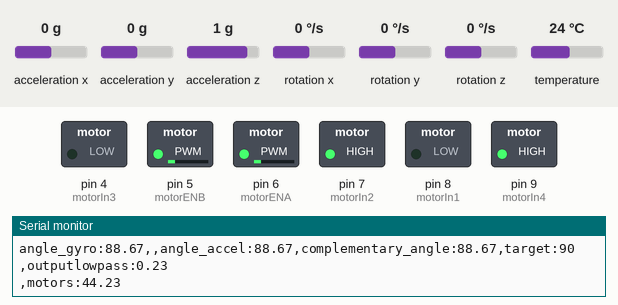
The sketch below on a simulated Arduino Uno, built with avr-gcc and run on an emulated ATmega328P. Shown: switched loads named in the sketch (green lamp = pin HIGH), the last lines printed to the serial monitor. The inputs (shaded band) are chosen by the test bench; at power-on: acceleration y 0 g, acceleration x 0 g, acceleration z 1 g, rotation x 0 °/s, rotation y 0 °/s, rotation z 0 °/s, temperature 24 °C.

Above: at 1.3 s.
1.4 s: acceleration y set to -1.4 g
4.4 s: acceleration y set to 0.8 g
At 6.8 s:
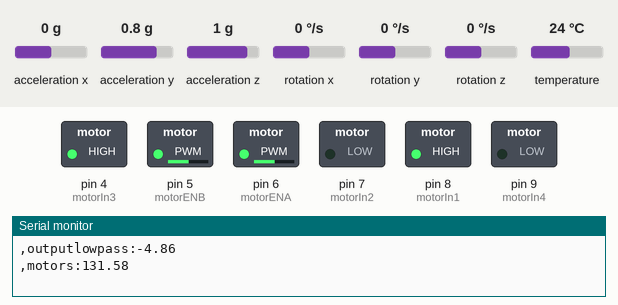
7.4 s: acceleration y set to -0.1 g
At 10.3 s:
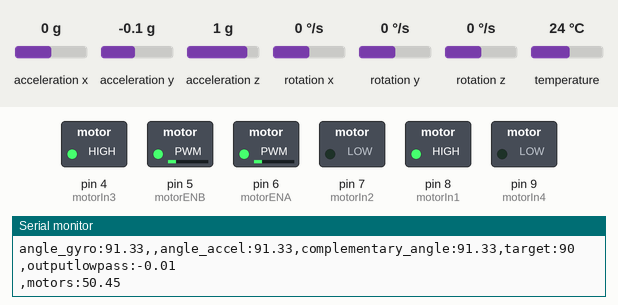
10.4 s: acceleration y set to 0 g
At 11.2 s:
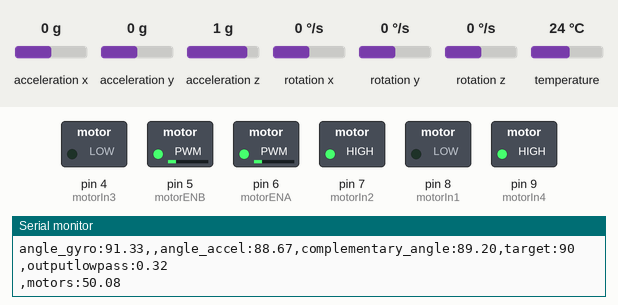
Timing chart, 0 to 12.9 s (numbered marks = the images above; inputs shaded):
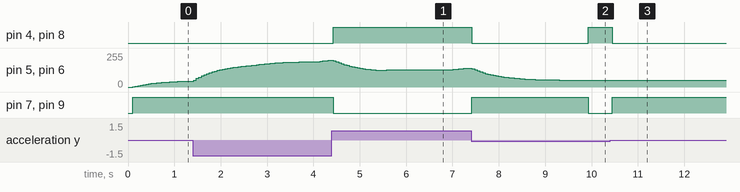

The sketch:

test.ino
```cpp
#include <Adafruit_Sensor.h>
#include <Adafruit_MPU6050.h>
#include <Wire.h>

#define PI 3.14159

Adafruit_MPU6050 mpu;

float xn1 = 0;
float yn1 = 0;

float xn2 = 0;
float yn2 = 0;

//right motor
int motorENB = 5;
int motorIn3 = 4;
int motorIn4 = 9;

//left motor
int motorENA = 6;
int motorIn1 = 8;
int motorIn2 = 7;

float oldAngleGyro = 6969;

// PID stuff
float targetAngle = 90;
float prevError = 0;
float prevIntegral = 0;
// float kP = 0.20;
// float kI = 0.05;
// float kD = 0;
float kP = 0.15;
float kI = 0.02;
float kD = 0.00065;
float bias = 0;
float iterationTime = 0.05;


void setup() {
  // put your setup code here, to run once:
  Serial.begin(115200);

  // try to inialize the mpu6050
  if (!mpu.begin()) {
    Serial.println("cant find mpu6050 XD!!");
    while (1) {
      delay(10);
    }
  }

  Serial.println("yessir, found the mpu6050");

  // set accelerometer range to +-8G
  mpu.setAccelerometerRange(MPU6050_RANGE_8_G);

  // set gyro range to +- 500 deg/s
  mpu.setGyroRange(MPU6050_RANGE_500_DEG);

  // set filter bandwidth to 21 Hz
  mpu.setFilterBandwidth(MPU6050_BAND_21_HZ);

  //right motor
  pinMode(motorENB, OUTPUT);  //pwm
  pinMode(motorIn3, OUTPUT);
  pinMode(motorIn4, OUTPUT);

  //left motor
  pinMode(motorENA, OUTPUT);  //pwm
  pinMode(motorIn2, OUTPUT);
  pinMode(motorIn1, OUTPUT);

  delay(100);
}

void loop() {
  // Get new sensor events with the readings
  sensors_event_t a, g, temp;
  mpu.getEvent(&a, &g, &temp);


  // ----- degrees using accel -----

  float ratio = constrain(constrain(a.acceleration.z, 0.01, 9.5) / constrain(a.acceleration.y, -9.5, 9.5), -6, 6);

  float eq = 72.5003 * pow(abs(ratio), 0.253558) - 22.8643;
  float angleAccel;
  if (ratio > 0) {
    angleAccel = 90 + (90 - eq);
  } else if (ratio < 0) {
    angleAccel = eq;
  } else if (ratio == 0) {
    angleAccel = 90;
  }

  //sus stuff
  if(oldAngleGyro == 6969) {
    oldAngleGyro = angleAccel;
  }


  // ----- degrees using gyro -----

  float newAngleGyro = oldAngleGyro + (g.gyro.x * 180 / PI) * iterationTime;

  if (newAngleGyro - angleAccel > 10 || newAngleGyro - angleAccel < -10) {
    newAngleGyro = angleAccel;
  }

  oldAngleGyro = newAngleGyro;

  //complementary filter - idk if im doing this right :skull:
  float compAngle = (0.2 * newAngleGyro) + (0.8 * angleAccel);

  //PID
  float error = targetAngle - compAngle;
  float i = prevIntegral + error * iterationTime;
  float d = (error - prevError) / iterationTime;
  float output = kP * error + kI * i + kD * d;

  prevError = error;
  prevIntegral = i;

  //low pass filter - makes it nice and smooth
  float filt = 0.8;
  float outputLowPass = (1 - filt) * yn2 + (filt / 2) * xn2 + (filt / 2) * output;

  xn2 = output;
  yn2 = outputLowPass;

  int sus = constrain(abs(output), 0, 10);
  sus = map(sus, 0, 10, 50, 255);

  //low pass filter - makes it nice and smooth
  float filt2 = 0.1;
  float susLowPass = (1 - filt2) * yn1 + (filt2 / 2) * xn1 + (filt2 / 2) * sus;

  xn1 = sus;
  yn1 = susLowPass;

  analogWrite(motorENB, susLowPass);
  analogWrite(motorENA, susLowPass);

  if (output < 0) {
    //right motor
    digitalWrite(motorIn3, HIGH);
    digitalWrite(motorIn4, LOW);

    //left motor
    digitalWrite(motorIn2, LOW);
    digitalWrite(motorIn1, HIGH);
  } else {
    //right motor
    digitalWrite(motorIn3, LOW);
    digitalWrite(motorIn4, HIGH);

    //left motor
    digitalWrite(motorIn2, HIGH);
    digitalWrite(motorIn1, LOW);
  }
  // analogWrite(motorENA, constrain(abs(output*5), 55, 175));
  // analogWrite(motorENB, constrain(abs(output), 150, 250));
  // analogWrite(motorENA, constrain(abs(output), 150, 175));


  Serial.print("angle_gyro:");
  Serial.print(newAngleGyro);
  Serial.print(",");
  // Serial.print("angle_accel_low_pass:");
  // Serial.print(angleAccelLowPass);
  Serial.print(",");
  Serial.print("angle_accel:");
  Serial.print(angleAccel);
  Serial.print(",");
  Serial.print("complementary_angle:");
  Serial.print(compAngle);
  Serial.print(",");
  Serial.print("target:");
  Serial.println(90);
  Serial.print(",");
  Serial.print("outputlowpass:");
  Serial.println(outputLowPass);
  Serial.print(",");
  Serial.print("motors:");
  Serial.println(susLowPass);

  Serial.println("");
  delay(iterationTime * 1000);
}
```

Measured:
- after the input at 4.4 s, pin 4 (motorIn3), pin 8 (motorIn1): LOW → HIGH at once; pin 7 (motorIn2), pin 9 (motorIn4): HIGH → LOW at once
- after the input at 7.4 s, pin 4 (motorIn3), pin 8 (motorIn1): HIGH → LOW at once, → HIGH 2.5 s later; pin 7 (motorIn2), pin 9 (motorIn4): LOW → HIGH at once, → LOW 2.5 s later
- after the input at 10.4 s, pin 4 (motorIn3), pin 8 (motorIn1): HIGH → LOW at once; pin 7 (motorIn2), pin 9 (motorIn4): LOW → HIGH at once
